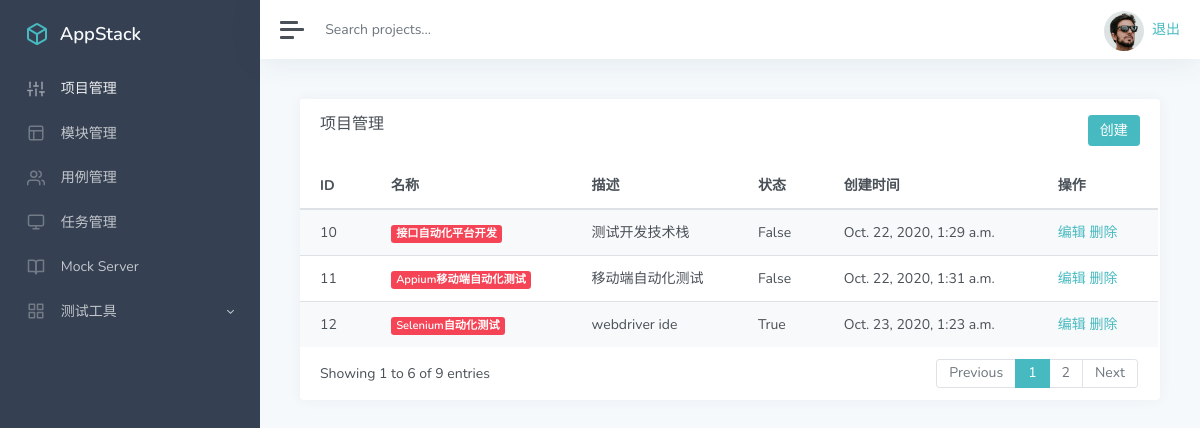
Page /manage/ (signed in) on the committed database.
### app_manage/models.py (models this page shows, shortened)
class Project(models.Model):
    name = models.CharField('名称',max_length=100,blank=False,default='')
    describe = models.TextField('描述',default='')
    status = models.BooleanField('状态',default=True)
    update_time = models.DateTimeField('更新时间',auto_now=True)
    create_time = models.DateTimeField('创建时间',auto_now_add=True)

### app_manage/views/project.py (the view)
# urls.py: path('',project.manage),
@login_required
def manage(request):
    project_list = Project.objects.all()
    return render(request,'project/list.html',{'projects':project_list})

### templates/project/list.html (shortened to what this page needs)
{% extends 'manager.html' %}
{% block manager %}
<div class="col-12 col-lg-12 d-flex">
    <div class="card flex-fill">
        <div class="card-header">
            <h5 class="card-title mb-0" style="float:left">项目管理</h5>
            <button type="button" onclick="add()" class="btn btn-primary" style="float:right">创建</button>
        </div>
        <div id="datatables-dashboard-products_wrapper"
             class="dataTables_wrapper dt-bootstrap4 no-footer">
            <div class="row">
                <div class="col-sm-12">
                    <table id="datatables-dashboard-products"
                           class="table table-striped my-0 dataTable no-footer" role="grid"
                           aria-describedby="datatables-dashboard-products_info"
                           style="
                    width: 100%;
                    height: 100%;
                    ">
                        <thead>
                        <tr role="row">
                            <th>ID</th>
                            <th>名称</th>
                            <th>描述</th>
                            <th>状态</th>
                            <th>创建时间</th>
                            <th>操作</th>
                        </tr>
                        </thead>
                        <tbody>
                        {% for p in projects %}
                        <tr role="row" class="odd">
                            <td class="sorting_1">{{p.id}}</td>
                            <td><span class="badge badge-danger">{{p.name}}</span></td>
                            <td class="d-none d-xl-table-cell">{{p.describe}}</td>
                            <td class="d-none d-xl-table-cell">{{p.status}}</td>
                            <td class="d-none d-xl-table-cell">{{p.create_time}}</td>
                            <td>
                                <a href="/manage/project_edit/{{p.id}}">编辑</a>
                                <a href="/manage/project_delete/{{p.id}}">删除</a>
                            </td>
                        </tr>
                        {% endfor %}
                        </tbody>
                    </table>
                </div>
            </div>
            <div class="row">
                <div class="col-sm-12 col-md-5">
                    <div class="dataTables_info" id="datatables-dashboard-products_info"
                         role="status" aria-live="polite">Showing 1 to 6 of 9 entries
                    </div>
                </div>
                <div class="col-sm-12 col-md-7">
                    <div class="dataTables_paginate paging_simple_numbers"
                         id="datatables-dashboard-products_paginate">
                        <ul class="pagination">
                            <li class="paginate_button page-item previous disabled"
                                id="datatables-dashboard-products_previous"><a href="#"
                                                                               aria-controls="datatables-dashboard-products"
                                                                               data-dt-idx="0"
                                                                               tabindex="0"
                                                                               class="page-link">Previous</a>
                            </li>
                            <li class="paginate_button page-item active"><a href="#"
                                                                            aria-controls="datatables-dashboard-products"
                                                                            data-dt-idx="1"
                                                                            tabindex="0"
                                                                            class="page-link">1</a>
                            </li>
                            <li class="paginate_button page-item "><a href="#"
                                                                      aria-controls="datatables-dashboard-products"
                                                                      data-dt-idx="2" tabindex="0"
                                                                      class="page-link">2</a></li>
                            <li class="paginate_button page-item next"
                                id="datatables-dashboard-products_next"><a href="#"
                                                                           class="page-link">Next</a>
                            </li>
                        </ul>
                    </div>
                </div>
            </div>
        </div>
    </div>
{% endblock %}

### rows in the picture
Project: id "10", name "接口自动化平台开发", describe "测试开发技术栈", status "False", create_time "Oct. 22, 2020, 1:29 a.m."
Project: id "11", name "Appium移动端自动化测试", describe "移动端自动化测试", status "False", create_time "Oct. 22, 2020, 1:31 a.m."
Project: id "12", name "Selenium自动化测试", describe "webdriver ide", status "True", create_time "Oct. 23, 2020, 1:23 a.m."
